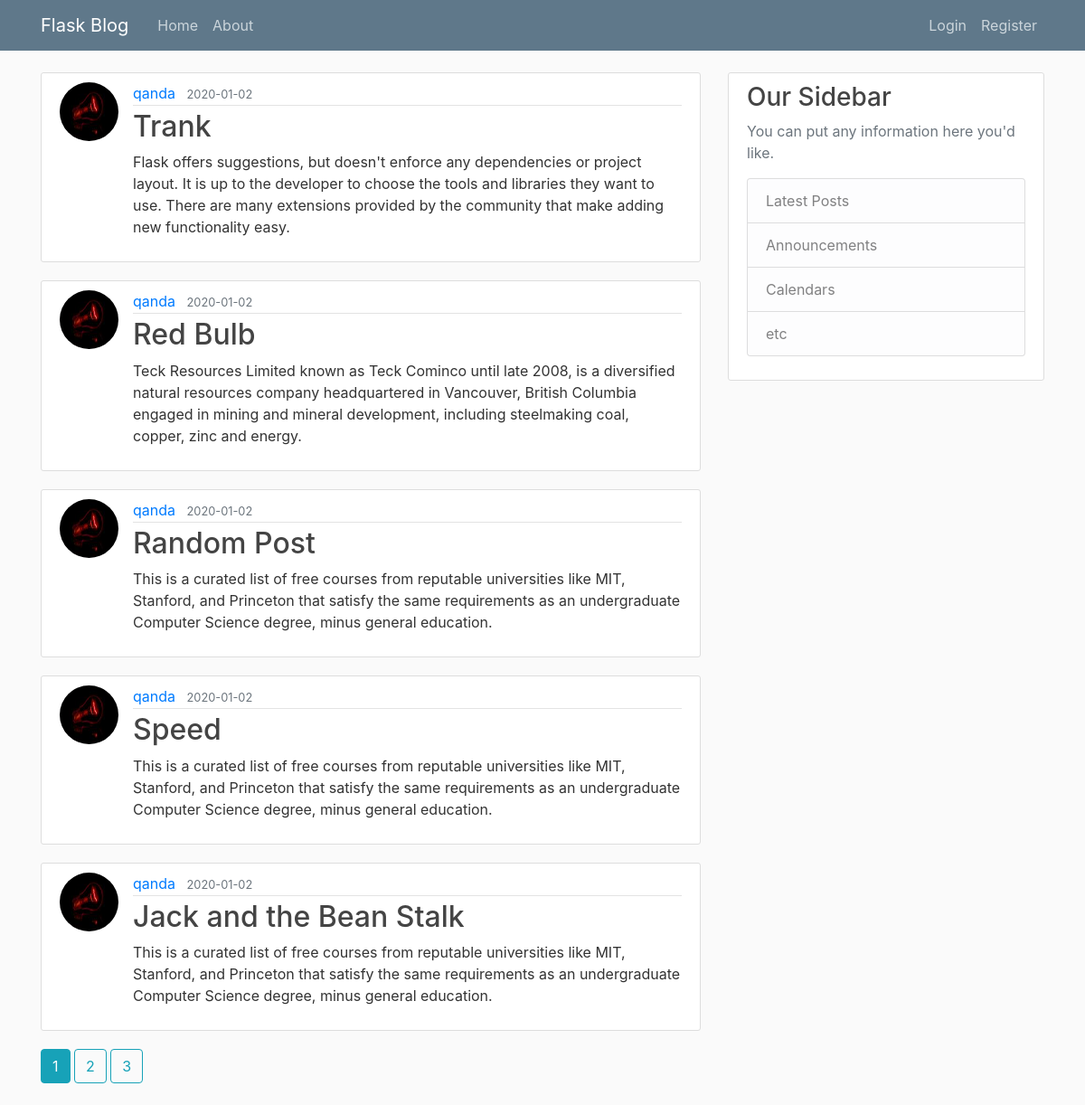
The page /home on the database its author committed.
### flaskblog/models.py (models this page shows, shortened)
class Post(db.Model):
    id = db.Column(db.Integer, primary_key=True)
    title = db.Column(db.String(100), nullable=False)
    date_posted = db.Column(db.DateTime, nullable=False,
                            default=datetime.utcnow)
    content = db.Column(db.Text, nullable=False)
    user_id = db.Column(db.Integer, db.ForeignKey('user.id'), nullable=False)

class User(db.Model, UserMixin):
    id = db.Column(db.Integer, primary_key=True)
    username = db.Column(db.String(20), unique=True, nullable=False)
    email = db.Column(db.String(120), unique=True, nullable=False)
    image_file = db.Column(db.String(20), nullable=False,
                           default='default.jpg')
    password = db.Column(db.String(60), nullable=False)
    posts = db.relationship('Post', backref='author', lazy=True)

### flaskblog/routes.py (the view)
@app.route('/')
@app.route('/home')
def home():
    page = request.args.get('page', 1, type=int)
    posts = Post.query.order_by(
        Post.date_posted.desc()).paginate(page=page, per_page=5)
    return render_template('home.html', posts=posts)

### flaskblog/templates/home.html
{% extends 'layout.html' %}
{% block content %}
    {% for post in posts.items %}
        <article class="media content-section">
            <img class="rounded-circle article-img" src="{{ url_for('static', filename='profile_pics/' + post.author.image_file) }}">
            <div class="media-body">
                <div class="article-metadata">
                    <a class="mr-2" href="{{ url_for('user_posts', username=post.author.username) }}">{{ post.author.username }}</a>
                    <small class="text-muted">{{ post.date_posted.strftime('%Y-%m-%d') }}</small>
                </div>
                <h2><a class="article-title" href="{{ url_for('post', post_id=post.id) }}">{{ post.title }}</a></h2>
                <p class="article-content">{{ post.content }}</p>
            </div>
        </article>
    {% endfor %}
    {% for page_num in posts.iter_pages(left_edge=1, right_edge=1, left_current=1, right_current=2) %}
        {% if page_num %}
            {% if posts.page == page_num %}
                <a class="btn btn-info mb-4" href="{{ url_for('home', page=page_num) }}">{{ page_num }}</a>
            {% else %}
                <a class="btn btn-outline-info mb-4" href="{{ url_for('home', page=page_num) }}">{{ page_num }}</a>
            {% endif%}
        {% else %}
            ...
        {% endif%}
    {% endfor %}
{% endblock content %}

### flaskblog/templates/layout.html (shortened to what this page needs)
<!DOCTYPE html>
<html lang="en">
<head>
    <link rel="stylesheet" href="https://stackpath.bootstrapcdn.com/bootstrap/4.4.1/css/bootstrap.min.css"
>
    <link rel="stylesheet" type="text/css" href="{{ url_for('static', filename='main.css')}}">
</head>
<body>
    <header class="site-header">
        <nav class="navbar navbar-expand-md navbar-dark bg-steel fixed-top">
            <div class="container">
                <a class="navbar-brand mr-4" href="/">Flask Blog</a>
                <div class="collapse navbar-collapse" id="navbarToggle">
                    <div class="navbar-nav mr-auto">
                        <a class="nav-item nav-link" href="{{ url_for('home') }}">Home</a>
                        <a class="nav-item nav-link" href="{{ url_for('about') }}">About</a>
                    </div>
                    <div class="navbar-nav">
                        {% if current_user.is_authenticated %}
                            <a class="nav-item nav-link" href="{{ url_for('new_post') }}">New Post</a>
                            <a class="nav-item nav-link" href="{{ url_for('account') }}">Account</a>
                            <a class="nav-item nav-link" href="{{ url_for('logout') }}">Logout</a>
                        {% else %}
                            <a class="nav-item nav-link" href="{{ url_for('login') }}">Login</a>
                            <a class="nav-item nav-link" href="{{ url_for('register') }}">Register</a>
                        {% endif %}
                    </div>
                </div>
            </div>
        </nav>
    </header>
    <main role="main" class="container">
        <div class="row">
            <div class="col-md-8">
                {% block content %}{% endblock %}
            </div>
            <div class="col-md-4">
                <div class="content-section">
                    <h3>Our Sidebar</h3>
                    <p class='text-muted'>You can put any information here you'd like.
                        <ul class="list-group">
                            <li class="list-group-item list-group-item-light">Latest Posts</li>
                            <li class="list-group-item list-group-item-light">Announcements</li>
                            <li class="list-group-item list-group-item-light">Calendars</li>
                            <li class="list-group-item list-group-item-light">etc</li>
                        </ul>
                    </p>
                </div>
            </div>
        </div>
    </main>
</body>
</html>

### flaskblog/static/main.css (style rules this page uses)
body { background: #fafafa; color: #333333; margin-top: 5rem; }
h1, h2, h3, h4, h5, h6 { color: #444444; }
.bg-steel { background-color: #5f788a; }
.site-header .navbar-nav .nav-link { color: #cbd5db; }
.content-section { background: #ffffff; padding: 10px 20px; border: 1px solid #dddddd; border-radius: 3px; margin-bottom: 20px; }
.article-title { color: #444444; }
.article-content { white-space: pre-line; }
.article-img { height: 65px; width: 65px; margin-right: 16px; }
.article-metadata { padding-bottom: 1px; margin-bottom: 4px; border-bottom: 1px solid #e3e3e3 }

### rows shown on the page
Post: image_file (picture), author.username "qanda", date_posted "2020-01-02", title "Trank", content "Flask offers suggestions, but doesn't enforce any dependencies or project layout. It is up to the developer to choose the tools and libraries they want to use. There are many extensions provided by the community that make adding new functionality easy."
Post: image_file (picture), author.username "qanda", date_posted "2020-01-02", title "Red Bulb", content "Teck Resources Limited known as Teck Cominco until late 2008, is a diversified natural resources company headquartered in Vancouver, British Columbia engaged in mining and mineral development, including steelmaking coal, copper, zinc and energy."
Post: image_file (picture), author.username "qanda", date_posted "2020-01-02", title "Random Post", content "This is a curated list of free courses from reputable universities like MIT, Stanford, and Princeton that satisfy the same requirements as an undergraduate Computer Science degree, minus general education."
Post: image_file (picture), author.username "qanda", date_posted "2020-01-02", title "Speed", content "This is a curated list of free courses from reputable universities like MIT, Stanford, and Princeton that satisfy the same requirements as an undergraduate Computer Science degree, minus general education."
Post: image_file (picture), author.username "qanda", date_posted "2020-01-02", title "Jack and the Bean Stalk", content "This is a curated list of free courses from reputable universities like MIT, Stanford, and Princeton that satisfy the same requirements as an undergraduate Computer Science degree, minus general education."

### other values the page prints
{{ page_num }} "1"
{{ page_num }} "2" "3"
